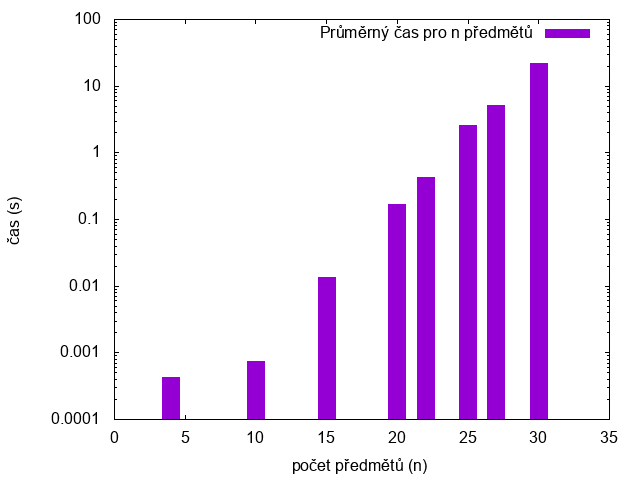

The gnuplot source for this figure:
set terminal png
set xlabel "počet předmětů (n)"
set ylabel "čas (s)"
set style fill solid 1.00 border
set xrange [0:35]
set logscale y
set boxwidth 1.2
plot "fptas-duration.txt" using 1:2 with boxes title "Průměrný čas pro n předmětů"
